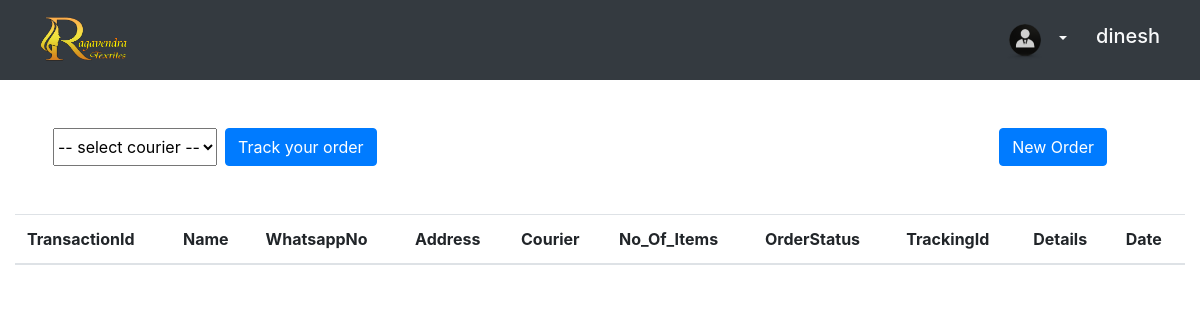
Before: /orders/ (signed in) with the older database file.
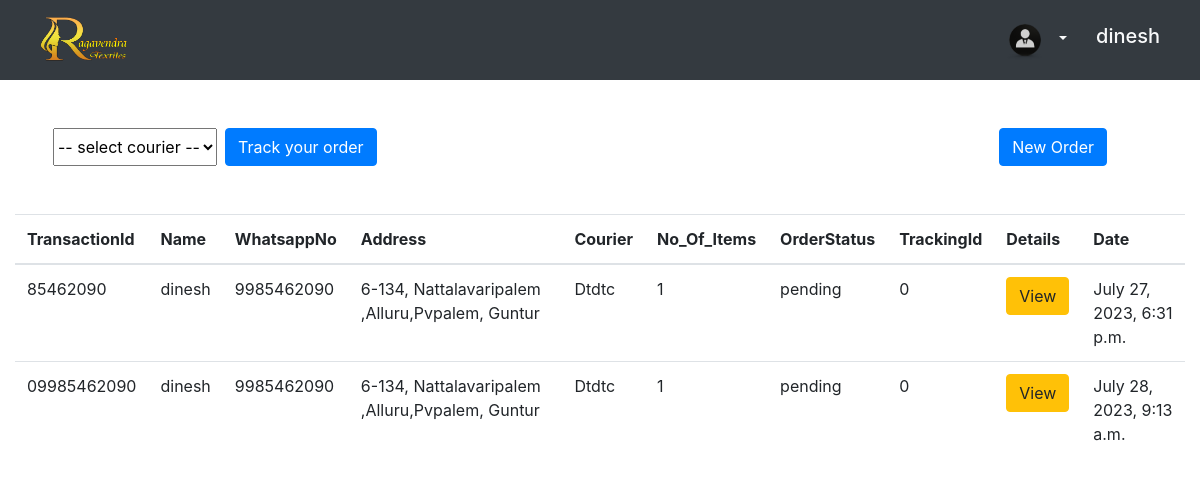
After: the same page with the newer database file.
### ragavendra_store/models.py (models this page shows, shortened)
class Orders(models.Model):
    OrderID = models.AutoField(primary_key=True)
    Name  = models.CharField(max_length=30,null=True, blank=True)
    WhatsappNo = models.IntegerField(null=True, blank=True)
    ContactNo = models.IntegerField(null=True, blank=True)
    Address = models.CharField(max_length=250, blank=False)
    street_name = models.CharField(max_length=255,null=True, blank=True)
    city = models.CharField(max_length=255,null=True, blank=True)
    state = models.CharField(max_length=255,null=True, blank=True)
    postal_code = models.CharField(max_length=10,null=True, blank=True)
    Courier = models.CharField(max_length=30, blank=False)
    TransactionId = models.CharField(max_length=25,default=0,null=True, blank=True)
    TrackingId = models.CharField(max_length=10,default=0,null=True, blank=True)
    No_Of_Items = models.IntegerField(null=True, blank=True)
    item_color = models.CharField(max_length=10,null=True, blank=True)
    item_size = models.CharField(max_length=10,null=True, blank=True)
    file = models.FileField()
    STATUS_CHOICES = (
        ('Pending', 'Pending'),
        ('Approved', 'Approved'),
        ('Rejected', 'Rejected'),
        ('Production', 'Production'),
        ('Out of Delivery', 'Out of Delivery'),
        ('completed', 'completed'),
    )
    OrderStatus = models.CharField(max_length=20, choices=STATUS_CHOICES, default='pending')
    Date = models.DateTimeField(default=datetime.now())
    user = models.ForeignKey(User, on_delete=models.CASCADE, default=1)

### ragavendra_store/views.py (the view, shortened to what this page needs)
# urls.py: path('orders/',orders, name='orders'),
@login_required
def orders(request):
    tracking_id = ''
    unique_orders = []
    orders_list = Orders.objects.filter(user=request.user).values_list('TransactionId', flat=True).distinct()
    for transaction_id in orders_list:
        order = Orders.objects.filter(user=request.user, TransactionId=transaction_id).first()
        unique_orders.append(order)
    view_orders_list = Orders.objects.all()
    oUser_INFO = User_info.objects.filter(userid = request.user.id)
    oUser = User_info.objects.filter(userid = request.user.id).first()
    profile_data = User_info.objects.filter(userid=request.user.id).values()
    profile_json = json.dumps(list(profile_data))
    return render(request ,"static_pages/orders.html" ,{"orders_list":unique_orders,"view_orders_list":view_orders_list,'profile':oUser_INFO,"profile_json": profile_json,'active_user':oUser})

### templates/static_pages/orders.html (shortened to what this page needs)
{% extends 'static_pages/base.html' %}
{% load static %}
{% block content %}
  <nav class="navbar navbar-expand-lg navbar-dark bg-dark">
    <div class="container-fluid px-2 px-md-4">
        <div class="navbar-brand">
          <img src="{% static 'images/logo-removebg-preview.png'%}" alt="" height="50" width="90">
        </div>
        <div class="d-flex align-items-center">
            <div class="dropdown mr-3">
                <button class="btn btn-transparent text-light dropdown-toggle" type="button" id="dropdownMenuButton" data-toggle="dropdown" aria-haspopup="true" aria-expanded="false">
                    <img src="{% static 'images/profile-icon.png' %}" class="profile-img" alt="IMG">
                </button>
            </div>
            <h5 class="text-light">{{ request.user.first_name }}</h5>
        </div>
    </div>
</nav>
   <div class="container d-flex" style="display: flex;justify-content: space-between;align-items: center;">
    <diV>
    <div class="d-flex">
      <select name="courier" id="courier" class="mx-2 ">
        <option value="" selected> -- select courier -- </option>
      </select>
      <button class="btn btn-primary " onclick="SelectedOption()">Track your order</button>
    </div>
  </diV>
    <div class="d-flex justify-content-end mt-5 mb-5 px-5">
        <button class="btn btn-primary" data-toggle="modal" data-target="#staticBackdrop">New Order</button>
    </div>
  </div>
  <div class="container-fluid">
    <div class="table-responsive">
        <table class="table table-hover">
            <thead>
                <tr>
                    <th scope="col">TransactionId</th>
                    <th scope="col">Name</th>
                    <th scope="col">WhatsappNo</th>
                    <th scope="col">Address</th>
                    <th scope="col">Courier</th>
                    <th scope="col">No_Of_Items</th>
                    <th scope="col">OrderStatus</th>
                    <th scope="col">TrackingId</th>
                    <th scope="col">Details</th>
                    <th scope="col">Date</th>
                </tr>
            </thead>
            <tbody>
                {% for item in orders_list %}
                    <tr>
                        <td>{{ item.TransactionId }}</td>
                        <td>{{ item.Name }}</td>
                        <td>{{ item.WhatsappNo }}</td>
                        <td>{{ item.Address }}</td>
                        <td>{{ item.Courier }}</td>
                        <td>{{ item.No_Of_Items }}</td>
                        <td>{{ item.OrderStatus }}</td>
                        <td>{{ item.TrackingId }}</td>
                        <td>
                            <button class="btn btn-warning" data-toggle="modal" data-target="#viemyorders{{ item.TransactionId }}">View</button>
                        </td>
                        <td>{{ item.Date }}</td>
                    </tr>
                {% endfor %}
            </tbody>
        </table>
    </div>
</div>
{% endblock %}

Changed rows visible on the page:
added Orders: TransactionId "85462090", Name "dinesh", WhatsappNo "9985462090", Address "6-134, Nattalavaripalem ,Alluru,Pvpalem, Guntur", Courier "Dtdtc", No_Of_Items "1", OrderStatus "pending", TrackingId "0", Date "July 27, 2023, 6:31 p.m."
added Orders: TransactionId "09985462090", Name "dinesh", WhatsappNo "9985462090", Address "6-134, Nattalavaripalem ,Alluru,Pvpalem, Guntur", Courier "Dtdtc", No_Of_Items "1", OrderStatus "pending", TrackingId "0", Date "July 28, 2023, 9:13 a.m."
